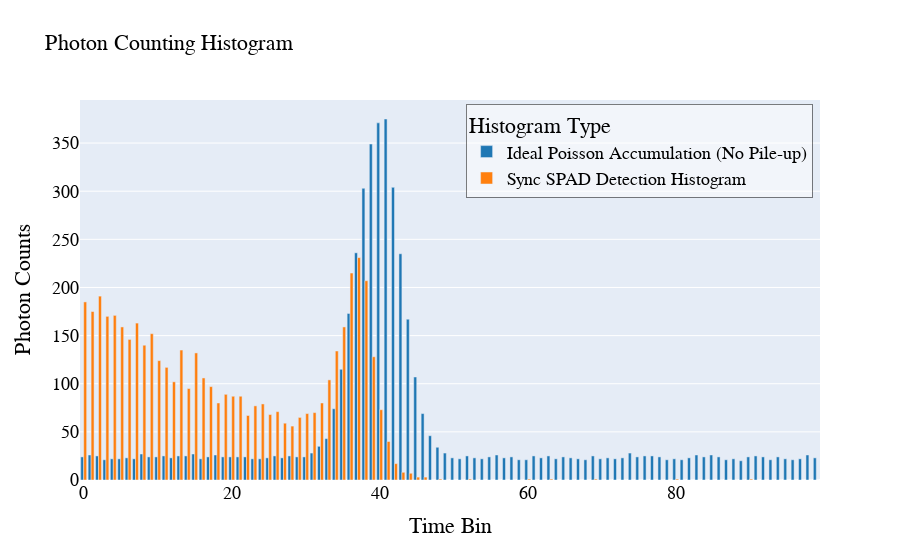

Notebook code for this chart:
### Code cell
import src.GatingAlgo as ga

# 参数设置
num_bins = 100
pulse_pos = 40
pulse_width = 3
signal_strength = 0.6
bg_strength = 0.04
num_cycles = 5000

# 创建SingleGaussian实例
gating_algo = ga.SingleGaussian(num_bins, pulse_pos, pulse_width, signal_strength, bg_strength, num_cycles)

# 绘图
gating_algo.plot_hist_plotly()

### Figure 1 — Plotly figure (JSON) as saved in the notebook; plotly's stock layout.template omitted (floating-point values rounded to 4 significant figures)
{"data": [{"marker": {"color": "#1f77b4"}, "name": "Ideal Poisson Accumulation (No Pile-up)", "type": "bar", "x": [0, 1, 2, 3, 4, 5, 6, 7, 8, 9, 10, 11, 12, 13, 14, 15, 16, 17, 18, 19, 20, 21, 22, 23, 24, 25, 26, 27, 28, 29, 30, 31, 32, 33, 34, 35, 36, 37, 38, 39, 40, 41, 42, 43, 44, 45, 46, 47, 48, 49, 50, 51, 52, 53, 54, 55, 56, 57, 58, 59, 60, 61, 62, 63, 64, 65, 66, 67, 68, 69, 70, 71, 72, 73, 74, 75, 76, 77, 78, 79, 80, 81, 82, 83, 84, 85, 86, 87, 88, 89, 90, 91, 92, 93, 94, 95, 96, 97, 98, 99], "y": [24, 26, 25, 21, 22, 22, 23, 22, 27, 24, 24, 25, 23, 25, 25, 27, 22, 24, 26, 24, 24, 24, 24, 22, 22, 23, 25, 23, 25, 24, 24, 28, 35, 43, 74, 115, 173, 236, 303, 349, 371, 375, 304, 235, 167, 107, 69, 46, 34, 28, 23, 22, 25, 23, 22, 24, 26, 23, 24, 21, 21, 25, 23, 25, 22, 24, 23, 22, 21, 25, 22, 23, 22, 23, 28, 24, 25, 25, 24, 21, 22, 21, 23, 26, 24, 26, 24, 21, 22, 20, 24, 25, 24, 21, 24, 22, 21, 22, 26, 23]}, {"marker": {"color": "#ff7f0e"}, "name": "Sync SPAD Detection Histogram", "type": "bar", "x": [0, 1, 2, 3, 4, 5, 6, 7, 8, 9, 10, 11, 12, 13, 14, 15, 16, 17, 18, 19, 20, 21, 22, 23, 24, 25, 26, 27, 28, 29, 30, 31, 32, 33, 34, 35, 36, 37, 38, 39, 40, 41, 42, 43, 44, 45, 46, 47, 48, 49, 50, 51, 52, 53, 54, 55, 56, 57, 58, 59, 60, 61, 62, 63, 64, 65, 66, 67, 68, 69, 70, 71, 72, 73, 74, 75, 76, 77, 78, 79, 80, 81, 82, 83, 84, 85, 86, 87, 88, 89, 90, 91, 92, 93, 94, 95, 96, 97, 98, 99], "y": [185, 175, 191, 170, 171, 159, 146, 163, 140, 152, 124, 117, 102, 135, 95, 132, 106, 97, 80, 89, 87, 87, 67, 77, 79, 68, 71, 59, 56, 65, 69, 70, 80, 104, 134, 159, 215, 231, 207, 128, 73, 40, 17, 8, 7, 3, 3, 0, 1, 0, 0, 0, 1, 0, 0, 0, 0, 0, 0, 0, 1, 0, 0, 1, 0, 0, 0, 0, 0, 1, 0, 0, 0, 0, 0, 0, 0, 0, 0, 0, 1, 0, 0, 0, 0, 0, 0, 0, 0, 0, 1, 0, 0, 0, 0, 0, 0, 0, 0, 0]}], "layout": {"barmode": "group", "font": {"color": "Black", "family": "Arial, sans-serif", "size": 18}, "legend": {"bgcolor": "rgba(255,255,255,0.5)", "bordercolor": "rgba(0,0,0,0.5)", "borderwidth": 1, "title": {"text": "Histogram Type"}, "x": 0.99, "xanchor": "right", "y": 0.99, "yanchor": "top"}, "title": {"font": {"color": "Black", "family": "Arial, sans-serif", "size": 22}, "text": "Photon Counting Histogram"}, "xaxis": {"title": {"text": "Time Bin"}}, "yaxis": {"title": {"text": "Photon Counts"}}}}
